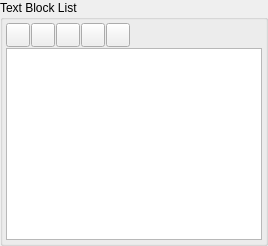
          <widget class="QGroupBox" name="gbTextBlock">
           <property name="title">
            <string>Text Block List</string>
           </property>
           <layout class="QGridLayout" name="gridLayout_6">
            <property name="leftMargin">
             <number>3</number>
            </property>
            <property name="topMargin">
             <number>3</number>
            </property>
            <property name="rightMargin">
             <number>3</number>
            </property>
            <property name="bottomMargin">
             <number>3</number>
            </property>
            <property name="spacing">
             <number>1</number>
            </property>
            <item row="0" column="0">
             <layout class="QHBoxLayout" name="horizontalLayout_7">
              <property name="spacing">
               <number>1</number>
              </property>
              <item>
               <widget class="QToolButton" name="pbAddBlock">
                <property name="minimumSize">
                 <size>
                  <width>24</width>
                  <height>24</height>
                 </size>
                </property>
                <property name="maximumSize">
                 <size>
                  <width>24</width>
                  <height>24</height>
                 </size>
                </property>
                <property name="toolTip">
                 <string>Add text block</string>
                </property>
                <property name="text">
                 <string/>
                </property>
                <property name="icon">
                 <iconset resource="../../../db/src/gui/db.qrc">
                  <normaloff>:/images/icons/add.png</normaloff>:/images/icons/add.png</iconset>
                </property>
               </widget>
              </item>
              <item>
               <widget class="QToolButton" name="pbAddSubBlock">
                <property name="sizePolicy">
                 <sizepolicy hsizetype="Minimum" vsizetype="Fixed">
                  <horstretch>0</horstretch>
                  <verstretch>0</verstretch>
                 </sizepolicy>
                </property>
                <property name="minimumSize">
                 <size>
                  <width>24</width>
                  <height>24</height>
                 </size>
                </property>
                <property name="maximumSize">
                 <size>
                  <width>24</width>
                  <height>24</height>
                 </size>
                </property>
                <property name="toolTip">
                 <string>Add text subblock</string>
                </property>
                <property name="text">
                 <string/>
                </property>
                <property name="icon">
                 <iconset resource="../../../db/src/gui/db.qrc">
                  <normaloff>:/images/icons/add_child.png</normaloff>:/images/icons/add_child.png</iconset>
                </property>
               </widget>
              </item>
              <item>
               <widget class="QToolButton" name="pbDeleteBlock">
                <property name="minimumSize">
                 <size>
                  <width>24</width>
                  <height>24</height>
                 </size>
                </property>
                <property name="maximumSize">
                 <size>
                  <width>24</width>
                  <height>24</height>
                 </size>
                </property>
                <property name="text">
                 <string/>
                </property>
                <property name="icon">
                 <iconset resource="../../../db/src/gui/db.qrc">
                  <normaloff>:/images/icons/delete.png</normaloff>:/images/icons/delete.png</iconset>
                </property>
               </widget>
              </item>
              <item>
               <widget class="QToolButton" name="pbPromoteBlock">
                <property name="minimumSize">
                 <size>
                  <width>24</width>
                  <height>24</height>
                 </size>
                </property>
                <property name="maximumSize">
                 <size>
                  <width>24</width>
                  <height>24</height>
                 </size>
                </property>
                <property name="toolTip">
                 <string>Promote text block</string>
                </property>
                <property name="text">
                 <string/>
                </property>
                <property name="icon">
                 <iconset resource="../../../db/src/gui/db.qrc">
                  <normaloff>:/images/icons/arrow_promote.png</normaloff>:/images/icons/arrow_promote.png</iconset>
                </property>
               </widget>
              </item>
              <item>
               <widget class="QToolButton" name="pbDemoteBlock">
                <property name="minimumSize">
                 <size>
                  <width>24</width>
                  <height>24</height>
                 </size>
                </property>
                <property name="maximumSize">
                 <size>
                  <width>24</width>
                  <height>24</height>
                 </size>
                </property>
                <property name="toolTip">
                 <string>Demote text block</string>
                </property>
                <property name="text">
                 <string/>
                </property>
                <property name="icon">
                 <iconset resource="../../../db/src/gui/db.qrc">
                  <normaloff>:/images/icons/arrow_demote.png</normaloff>:/images/icons/arrow_demote.png</iconset>
                </property>
               </widget>
              </item>
              <item>
               <spacer name="horizontalSpacer_6">
                <property name="orientation">
                 <enum>Qt::Horizontal</enum>
                </property>
                <property name="sizeHint" stdset="0">
                 <size>
                  <width>40</width>
                  <height>20</height>
                 </size>
                </property>
               </spacer>
              </item>
             </layout>
            </item>
            <item row="1" column="0">
             <widget class="QTreeView" name="trvBlock"/>
            </item>
           </layout>
          </widget>
